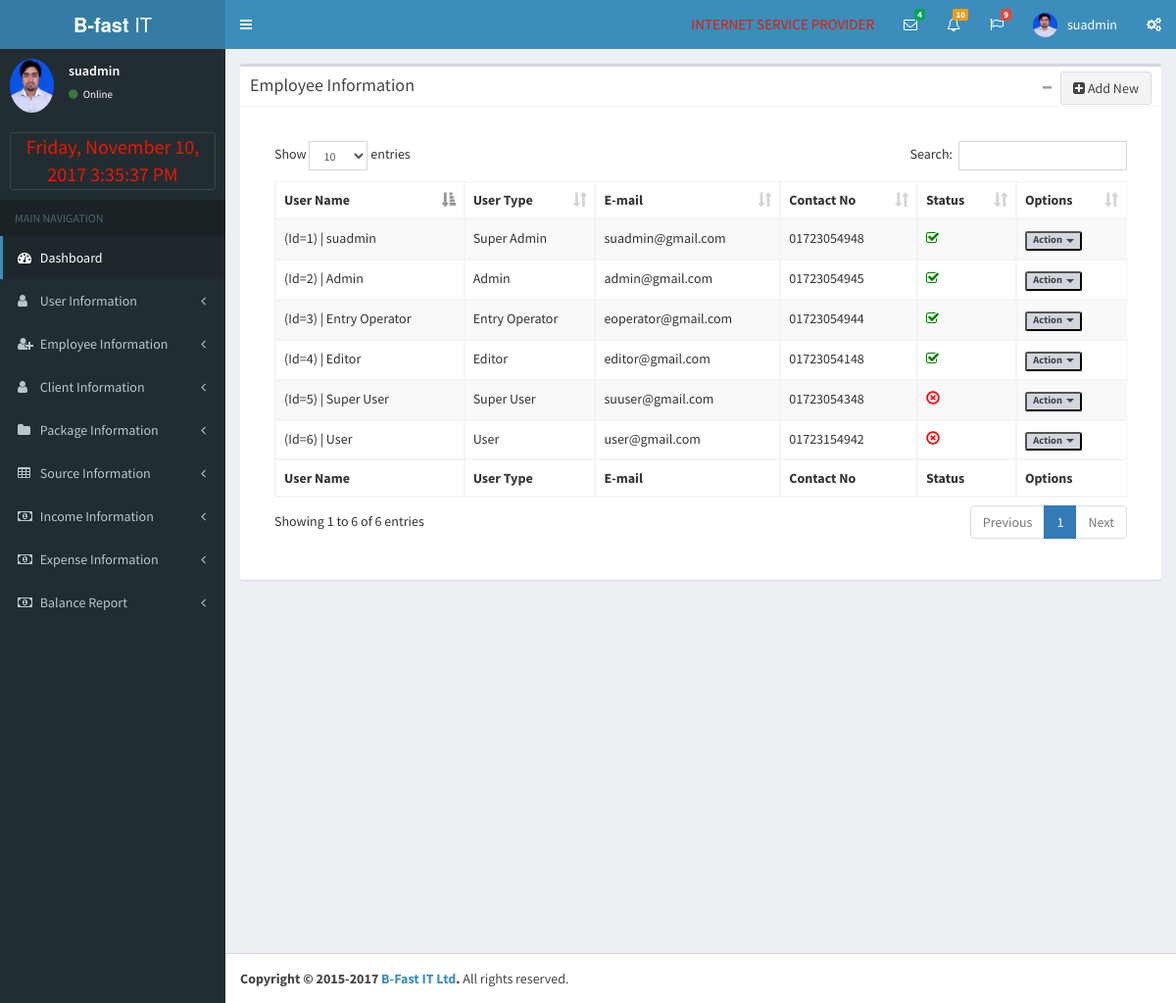
The app's page /home.php?item=2 (signed in) with its own data.
### tables this page shows
CREATE TABLE `bf_users` (
  `id` int(10) NOT NULL,
  `username` varchar(45) NOT NULL,
  `password` varchar(45) NOT NULL,
  `email` varchar(45) NOT NULL,
  `mobile` varchar(45) NOT NULL,
  `address` varchar(45) NOT NULL,
  `image` varchar(45) NOT NULL,
  `office_location` varchar(45) NOT NULL,
  `status` varchar(45) NOT NULL,
  `gender` varchar(45) NOT NULL,
  `role_id` int(10) NOT NULL,
  `join_date` date NOT NULL
);

CREATE TABLE `bf_role` (
  `id` int(10) NOT NULL,
  `name` varchar(45) DEFAULT NULL
);

### include/user/view_user.php (the view, shortened to what this page needs)
<div class="box box-default">
        <div class="box-header with-border">
        <h3 class="box-title">Employee Information </h3>
        <div class="box-tools pull-right">
            <button type="button" class="btn btn-box-tool" data-widget="collapse"><i class="fa fa-minus"></i></button>
            <a href="home.php?item=6" class="btn btn-default"><i class="fa fa-plus-square" ></i> Add New</a>
        </div>
        </div>
        <div class="box-body">
            <div class="row">
                <div class="col-md-12">
<section class="content">
 <div class="row">
  <div class="col-xs-12">
 <div class="">
    <div class="box-body">
  <table id="example1" class="table table-bordered table-striped">
            <thead>
            <tr>
                <th>User Name</th>
                <th>User Type</th>
                <th>E-mail</th>
                <th>Contact No</th>
                <th>Status</th>
                <th>Options</th>
            </tr>
            </thead>
    <tbody>
            <?php
            $user_table=$db->query("select u.id,u.username,u.email,u.mobile,u.address,u.image,u.office_location,u.status,u.gender,r.id,r.name from bf_users as u,bf_role as r where r.id=u.role_id ");
        while(list($uid,$uname,$email,$mobile,$address,$image,$oflocation,$status,$gender,$rid,$rname)=$user_table->fetch_row()){?>
            <tr>
                <td><?php echo "(Id=".$uid.")";?> | <?php echo $uname;?></td>
                <td><?php echo $rname;?></td>
                <td><?php echo $email;?></td>
                <td><?php echo $mobile;?></td>
                <td>
        <?php
        if($status=="Active"){
        echo "<i class='fa fa-check-square-o' style='color:green'></i>";
        }else if($status=="InActive"){
        echo "<i class='glyphicon glyphicon-remove-circle' aria-hidden='true' style='color:red'></i>";
        }
        ?>
                </td>
    <td>
  <div class="btn-group">
    <button type="button" class="label label-default btn-sm dropdown-toggle" data-toggle="dropdown">
    Action <span class="caret"></span></button>
    </div>
  </td>
            </tr>
  <?php }?>
  </tbody>
        <tfoot>
            <tr>
              <th>User Name</th>
              <th>User Type</th>
              <th>E-mail</th>
              <th>Contact No</th>
              <th>Status</th>
              <th>Options</th>
            </tr>
        </tfoot>
        </table>
    </div>
          </div>
        </div>
      </div>
    </section>
                </div>
            </div>
        </div>
    </div>

### home.php (shortened to what this page needs)
<!DOCTYPE html>
<html>
<head>
 <?php
 include("css_lib.php");
 ?>
</head>
<body class="hold-transition skin-blue sidebar-mini">
<div class="wrapper">
<?php
include("header.php");
?>
  <div class="content-wrapper">
     <?php
	 if($_SESSION["s_role_id"]=="1"){
	   include("placeholder_suadmin.php");
	 }else if($_SESSION["s_role_id"]=="2"){
	   include("placeholder_admin.php");
	 }else if($_SESSION["s_role_id"]=="3"){
	   include("placeholder_eoperator.php");
	 }else if($_SESSION["s_role_id"]=="4"){
	   include("placeholder_editor.php");
	 }else if($_SESSION["s_role_id"]=="5"){
	   include("placeholder_suuser.php");
	 }else if($_SESSION["s_role_id"]=="6"){
	   include("placeholder_user.php");
	 }
	?>
  </div>
<?php
include("footer.php");
?>
</div>
</body>
</html>

### css_lib.php
 <link rel="stylesheet" href="plugins/datatables/dataTables.bootstrap.css">
 <link rel="stylesheet" href="bootstrap/css/bootstrap.min.css">
 <link rel="stylesheet" href="https://cdnjs.cloudflare.com/ajax/libs/font-awesome/4.5.0/css/font-awesome.min.css">
 <link rel="stylesheet" href="https://cdnjs.cloudflare.com/ajax/libs/ionicons/2.0.1/css/ionicons.min.css">
 <link rel="stylesheet" href="dist/css/AdminLTE.min.css">
 <link rel="stylesheet" href="dist/css/skins/_all-skins.min.css">
 <link rel="stylesheet" href="plugins/iCheck/flat/blue.css">
 <link rel="stylesheet" href="plugins/morris/morris.css">
 <link rel="stylesheet" href="plugins/jvectormap/jquery-jvectormap-1.2.2.css">
 <link rel="stylesheet" href="plugins/datepicker/datepicker3.css">
 <link rel="stylesheet" href="plugins/daterangepicker/daterangepicker.css">
 <link rel="stylesheet" href="plugins/bootstrap-wysihtml5/bootstrap3-wysihtml5.min.css">
 <link rel="stylesheet" href="plugins/customcss/style.css">
<link href="plugins/css/jquery-ui.css" rel="stylesheet" type="text/css"/>
<link rel="stylesheet" href="//cdnjs.cloudflare.com/ajax/libs/bootstrap-select/1.6.3/css/bootstrap-select.min.css" />

### header.php
<?php
  if($_SESSION["s_role_id"]=="1"){
    include("nav_suadmin.php");
  }else if($_SESSION["s_role_id"]=="2"){
 include("nav_admin.php");
  }else if($_SESSION["s_role_id"]=="3"){
 include("nav_general.php");
  }
?>

### nav_suadmin.php (shortened to what this page needs)
  <header class="main-header">
    <a href="http://www.bfastit.com/" target="_blank" class="logo">
      <span class="logo-lg"><b>B-fast</b> IT</span>
    </a>
    <nav class="navbar navbar-static-top">
      <a href="#" class="sidebar-toggle" data-toggle="offcanvas" role="button">
      </a>
      <div class="navbar-custom-menu">
        <ul class="nav navbar-nav">
          <li class="dropdown messages-menu">
            <a  class="dropdown-toggle" data-toggle="dropdown" style=" color: #E91801; font-size: 15px" >
          <marquee scrollamount="2">INTERNET SERVICE PROVIDER</marquee>
            </a>
          </li>
          <li class="dropdown messages-menu">
            <a href="#" class="dropdown-toggle" data-toggle="dropdown">
              <i class="fa fa-envelope-o"></i>
              <span class="label label-success">4</span>
            </a>
          </li>
          <li class="dropdown notifications-menu">
            <a href="#" class="dropdown-toggle" data-toggle="dropdown">
              <i class="fa fa-bell-o"></i>
              <span class="label label-warning">10</span>
            </a>
          </li>
          <li class="dropdown tasks-menu">
            <a href="#" class="dropdown-toggle" data-toggle="dropdown">
              <i class="fa fa-flag-o"></i>
              <span class="label label-danger">9</span>
            </a>
          </li>
          <li class="dropdown user user-menu">
            <a href="#" class="dropdown-toggle" data-toggle="dropdown">
              <img src="<?php echo $_SESSION["s_image"]?>" class="user-image" alt="User Image">
              <span class="hidden-xs"><?php echo $_SESSION["s_username"]?></span>
            </a>
          </li>
          <li>
            <a href="#" data-toggle="control-sidebar"><i class="fa fa-gears"></i></a>
          </li>
        </ul>
      </div>
    </nav>
  </header>
  <aside class="main-sidebar">
    <section class="sidebar">
      <div class="user-panel">
        <div class="pull-left image">
          <img src="<?php echo $_SESSION["s_image"]?>" class="img-circle" alt="User Image">
        </div>
        <div class="pull-left info">
          <p><?php echo $_SESSION["s_username"]?></p>
          <a href="#"><i class="fa fa-circle text-success"></i> Online</a>
        </div>
      </div>
    <div class="sidebar-form" style="color: #E91801; font-size: 20px; text-align: center;">
<div id="clockbox"></div>
      </div>
      <ul class="sidebar-menu">
        <li class="header">MAIN NAVIGATION</li>
        <li class="active treeview">
          <a href="home.php">
            <i class="fa fa-dashboard"></i> <span>Dashboard</span>
          </a>
        </li>
        <li class="treeview">
          <a href="#">
            <i class="fa fa-user"></i>
            <span>User Information</span>
            <span class="pull-right-container">
              <i class="fa fa-angle-left pull-right"></i>
            </span>
          </a>
        </li>
        <li class="treeview">
          <a href="#">
            <i class="fa fa-user-plus"></i>
            <span>Employee Information</span>
            <span class="pull-right-container">
              <i class="fa fa-angle-left pull-right"></i>
            </span>
          </a>
        </li>
        <li class="treeview">
          <a href="#">
            <i class="fa fa-user"></i> <span>Client Information</span>
            <span class="pull-right-container">
              <i class="fa fa-angle-left pull-right"></i>
            </span>
          </a>
        </li>
        <li class="treeview">
          <a href="#">
            <i class="fa fa-folder"></i> <span>Package Information</span>
            <span class="pull-right-container">
              <i class="fa fa-angle-left pull-right"></i>
            </span>
          </a>
        </li>
        <li class="treeview">
          <a href="#">
            <i class="fa fa-table"></i> <span>Source Information</span>
            <span class="pull-right-container">
              <i class="fa fa-angle-left pull-right"></i>
            </span>
          </a>
        </li>
        <li class="treeview">
          <a href="#">
          <i class="fa fa-money" aria-hidden="true"></i>
             <span>Income Information</span>
             <span class="pull-right-container">
               <i class="fa fa-angle-left pull-right"></i>
             </span>
          </a>
        </li>
           <li class="treeview">
          <a href="#">
          <i class="fa fa-money" aria-hidden="true"></i>
             <span>Expense Information</span>
             <span class="pull-right-container">
               <i class="fa fa-angle-left pull-right"></i>
             </span>
          </a>
        </li>
          <li class="treeview">
          <a href="#">
          <i class="fa fa-money" aria-hidden="true"></i>
             <span>Balance Report</span>
             <span class="pull-right-container">
               <i class="fa fa-angle-left pull-right"></i>
             </span>
          </a>
        </li>
      </ul>
    </section>
  </aside>

### placeholder_suadmin.php (shortened to what this page needs)
<section class="content">
    <?php
    if(isset($_GET["item"])){
		$item = $_GET["item"];
		if($item==1){
			 include("include/user/add_user.php");
			}else if($item==2){
			 include("include/user/view_user.php");
			}else if($item==3){
				include("include/user/edit_user.php");
			}else if($item==4){
				include("include/user/user_profile.php");
			}else if($item==5){
				include("include/user/delete_user.php");
			}else if($item==6){
				include("include/employee/create_employee.php");
			}else if($item==7){
				include("include/employee/view_employee.php");
			}else if($item==8){
				include("include/employee/delete_employee.php");
			}else if($item==9){
				include("include/employee/edit_employee.php");
			}else if($item==10){
				include("include/employee/profile_employee.php");
			}else if($item==11){
        include("include/customer/create_customer.php");
      }else if($item==12){
        include("include/customer/view_customer.php");
      }else if($item==13){
        include("include/customer/delete_customer.php");
      }else if($item==14){
        include("include/customer/profile_customer.php");
      }else if($item==15){
        include("include/customer/edit_customer.php");
      }else if($item==16){
        include("include/source/create_source.php");
      }else if($item==17){
        include("include/source/view_source.php");
      }else if($item==18){
        include("include/source/edit_source.php");
      }else if($item==19){
        include("include/source/delete_source.php");
      }else if($item==20){
        include("include/package/create_package.php");
      }else if($item==21){
        include("include/package/package_info.php");
      }else if($item==22){
        include("include/package/delete_package.php");
      }else if($item==23){
        include("include/package/edit_package.php");
      }else if($item==24){
        include("include/income/add_bill.php");
      }else if($item==25){
        include("include/income/bill_info.php");
      }else if($item==26){
        include("include/income/delete_bill.php");
      }else if($item==27){
        include("include/income/bill_details.php");
      }else if($item==28){
        include("include/income/edit_bill.php");
      }else if($item==29){
        include("include/income/other_bill.php");
      }else if($item==30){
        include("include/income/other_billinfo.php");
      }else if($item==31){
        include("include/income/edit_other_billinfo.php");
      }else if($item==32){
        include("include/income/delete_other_billinfo.php");
      }else if($item==33){
        include("include/income/all_income.php");
      }else if($item==34){
        include("include/income/monthly_all_income.php");
      }else if($item==35){
        include("include/income/yearly_all_income.php");
      }else if($item==36){
        include("include/expense/add_empsalary.php");
      }else if($item==37){
        include("include/expense/view_empsalary.php");
      }else if($item==38){
        include("include/expense/edit_empsalary.php");
      }else if($item==39){
        include("include/expense/delete_empsalary.php");
      }else if($item==40){
        include("include/designation/create_designation.php");
      }else if($item==41){
        include("include/designation/designation_info.php");
      }else if($item==42){
        include("include/designation/edit_designation.php");
      }else if($item==43){
        include("include/designation/delete_designation.php");
      }else if($item==44){
        include("include/expense/add_otherexp.php");
      }else if($item==45){
        include("include/expense/otherexp_info.php");
      }else if($item==46){
        include("include/expense/edit_otherexp.php");
      }else if($item==47){
        include("include/expense/delete_otherexp.php");
      }else if($item==48){
        include("include/expense/all_expense.php");
      }else if($item==49){
        include("include/expense/monthly_exp.php");
      }else if($item==50){
        include("include/expense/yearly_exp.php");
      }else if($item==51){
        include("include/balance/yearly_report.php");
      }else if($item==52){
        include("include/balance/monthly_report.php");
      }
    }?>
  </section>

### footer.php (shortened to what this page needs)
<footer class="main-footer">
  <strong>Copyright &copy; 2015-<?php echo Date("Y");?> <a href="http://www.bfastit.com/" target='_blank'>B-Fast IT Ltd</a>.</strong> All rights
  reserved.
</footer>

### records on screen
bf_users: id "1", username "suadmin", bf_role.name "Super Admin", email "suadmin@gmail.com", mobile "01723054948", status "Active" (drawn)
bf_users: id "2", username "Admin", bf_role.name "Admin", email "admin@gmail.com", mobile "01723054945", status "Active" (drawn)
bf_users: id "3", username "Entry Operator", bf_role.name "Entry Operator", email "eoperator@gmail.com", mobile "01723054944", status "Active" (drawn)
bf_users: id "4", username "Editor", bf_role.name "Editor", email "editor@gmail.com", mobile "01723054148", status "Active" (drawn)
bf_users: id "5", username "Super User", bf_role.name "Super User", email "suuser@gmail.com", mobile "01723054348", status "InActive" (drawn)
bf_users: id "6", username "User", bf_role.name "User", email "user@gmail.com", mobile "01723154942", status "InActive" (drawn)

### other values on screen
$_SESSION["s_username"] "suadmin"
Date("Y") "2017"
